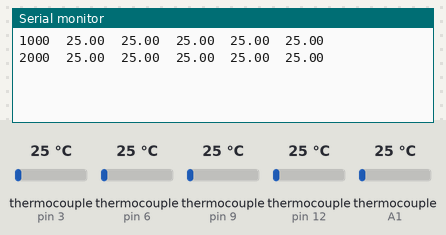
Simulated run of this sketch. Board: Arduino Uno, built with avr-gcc and run on an emulated ATmega328P. On the bench: the last lines printed to the serial monitor. Inputs (shaded band) come from the test bench; at power-on: thermocouple (sensors on pin 3, pin 6, pin 9, pin 12, A1) 25 °C.

Above: at 2.8 s.
2.9 s: thermocouple (sensor on pin 3) set to 6 °C
At 3.5 s:
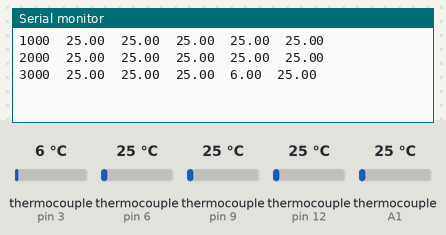
4.4 s: thermocouple (sensor on pin 6) set to 6 °C
At 5.7 s:
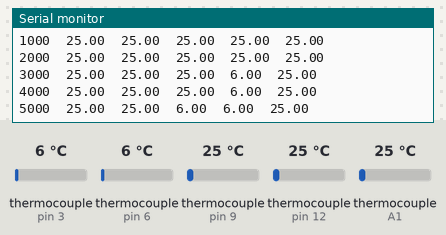
5.9 s: thermocouple (sensor on pin 9) set to 6 °C
At 6.8 s:
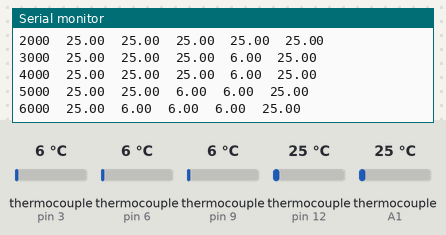
7.4 s: thermocouple (sensor on pin 12) set to 6 °C
At 8.5 s:
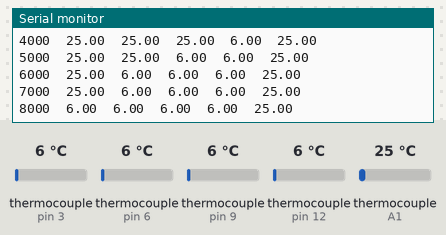
8.9 s: thermocouple (sensor on A1) set to 6 °C
At 9.8 s:
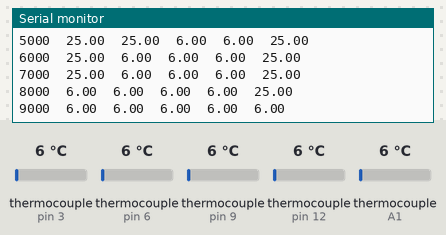
10.4 s: thermocouple (sensor on pin 3) set to 75 °C
At 11.8 s:
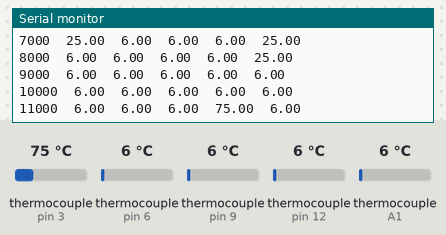
Timing chart, 0 to 12.9 s (numbered marks = the images above; inputs shaded):
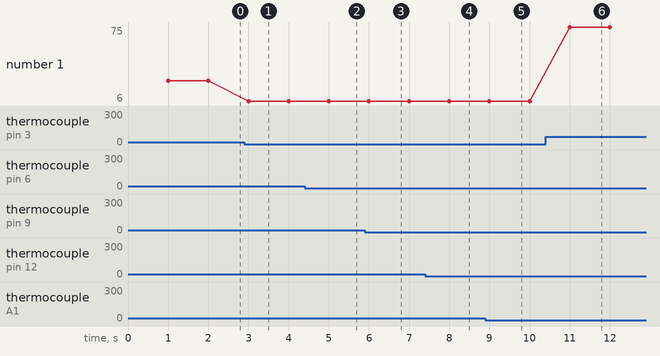

Measured:
- after the input at 2.9 s, the serial monitor: prints a new line after 0.10 s (image 1)
- after the input at 4.4 s, the serial monitor: prints a new line after 0.60 s (image 2)
- after the input at 5.9 s, the serial monitor: prints a new line after 0.10 s (image 3)
- after the input at 7.4 s, the serial monitor: prints a new line after 0.60 s (image 4)
- after the input at 8.9 s, the serial monitor: prints a new line after 0.10 s (image 5)
- after the input at 10.4 s, the serial monitor: prints a new line after 0.60 s (image 6)
- plotted number 1: 25 → 6 after the input at 2.9 s, 6 → 75 after the input at 10.4 s

The sketch:

Transfer_Programa_5Termpocupla.ino
```cpp
#include <max6675.h>

//DEFINIR VARIABLES GLOBABLES

unsigned long start;

double temperatura1 = 0; // Variable para almacenar temperatura de termocupla 1
double temperatura2 = 0; // Variable para almacenar temperatura de termocupla 2
double temperatura3 = 0; // Variable para almacenar temperatura de termocupla 2
double temperatura4 = 0; // Variable para almacenar temperatura de termocupla 2
double temperatura5 = 0; // Variable para almacenar temperatura de termocupla 2

//DEFINIR FUNCIONES GLOBALES

void MostrarTemperatura();

// Definir los pines para el modulo MAX 6675
  //TERMOCUPLA 1
    int ktcSO1 = 11;
    int ktcCS1 = 12;
    int ktcCLK1 = 13;

  //TERMOCUPLA 2
    int ktcSO2 = 8;
    int ktcCS2 = 9;
    int ktcCLK2 = 10;

  //TERMOCUPLA 3
    int ktcSO3 = 5;
    int ktcCS3 = 6;
    int ktcCLK3 = 7;

   //TERMOCUPLA 4
    int ktcSO4 = 2;
    int ktcCS4 = 3;
    int ktcCLK4 = 4;

   //TERMOCUPLA 5
    int ktcSO5 = A0;
    int ktcCS5 = A1;
    int ktcCLK5 = A2;

MAX6675 ktc1(ktcCLK1, ktcCS1, ktcSO1);
MAX6675 ktc2(ktcCLK2, ktcCS2, ktcSO2);
MAX6675 ktc3(ktcCLK3, ktcCS3, ktcSO3);
MAX6675 ktc4(ktcCLK4, ktcCS4, ktcSO4);
MAX6675 ktc5(ktcCLK5, ktcCS5, ktcSO5);

void setup() {
  // put your setup code here, to run once:
    //activa comunicacion serial.
       Serial.begin(9600);

}

void loop() {
  // put your main code here, to run repeatedly:
  // Para que se repita cada 1 segundos
       if (millis() - start >= 1000UL){
           start = millis();
           MostrarTemperatura(); //Llamamos a la funcion que mostrará la temperatura en la pantalla
       }
}

void MostrarTemperatura()
{
           temperatura1=ktc1.readCelsius();
           Serial.print(millis());    // Se imprime el tiempo en la simulacion
           Serial.print('\t');        // Se da un TAB para separar valores
           Serial.print(temperatura1);

           temperatura2=ktc2.readCelsius();
           Serial.print('\t');        // Se da un TAB para separar valroes
           Serial.print(temperatura2);

           temperatura3=ktc3.readCelsius();
           Serial.print('\t');
           Serial.print(temperatura3);

           temperatura4=ktc4.readCelsius();
           Serial.print('\t');
           Serial.print(temperatura4);

           temperatura5=ktc5.readCelsius();
           Serial.print('\t');
           Serial.println(temperatura5); // Se pone println porque aqui y solo aqui cambia de linea

  }
```
